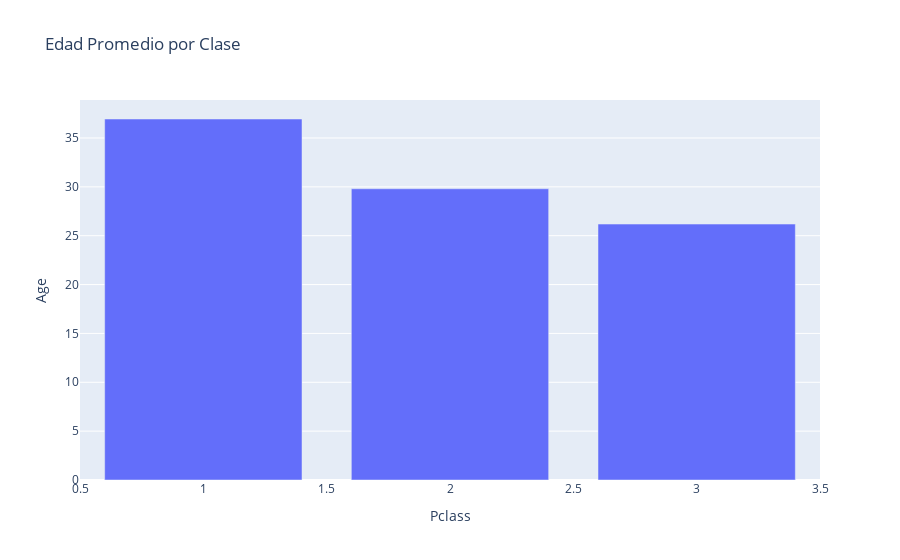

This figure's notebook cell:
### Markdown cell above
Edad promedio por clase

### Code cell
edad_prom = df.groupby("Pclass")["Age"].mean().reset_index()
fig = px.bar(edad_prom, x="Pclass", y="Age", title="Edad Promedio por Clase")
fig.show()

### Figure 1 — Plotly figure (JSON) as saved in the notebook; plotly's stock layout.template omitted (floating-point values rounded to 4 significant figures)
{"data": [{"alignmentgroup": "True", "hovertemplate": "Pclass=%{x}<br>Age=%{y}<extra></extra>", "legendgroup": "", "marker": {"color": "#636efa", "pattern": {"shape": ""}}, "name": "", "offsetgroup": "", "orientation": "v", "showlegend": false, "textposition": "auto", "type": "bar", "x": [1, 2, 3], "xaxis": "x", "y": [36.94, 29.8, 26.19], "yaxis": "y"}], "layout": {"barmode": "relative", "legend": {"tracegroupgap": 0}, "title": {"text": "Edad Promedio por Clase"}, "xaxis": {"anchor": "y", "domain": [0, 1], "title": {"text": "Pclass"}}, "yaxis": {"anchor": "x", "domain": [0, 1], "title": {"text": "Age"}}}}
